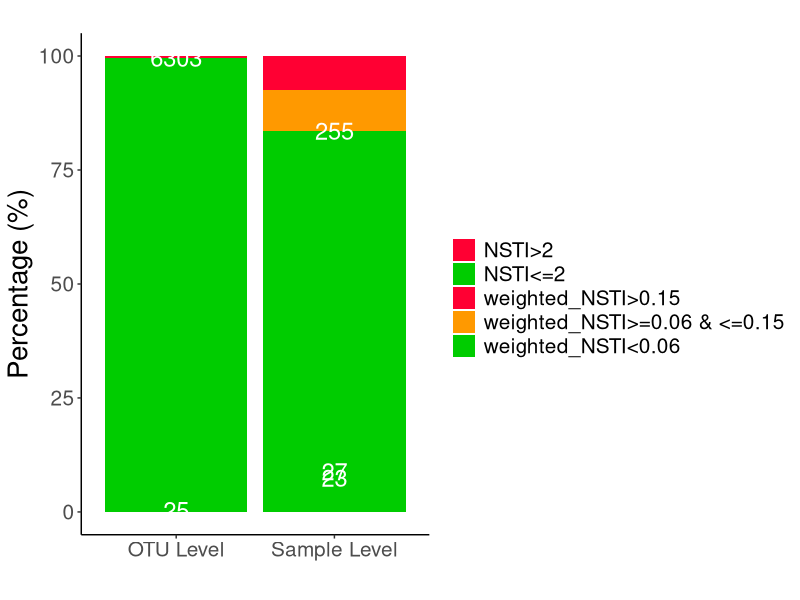
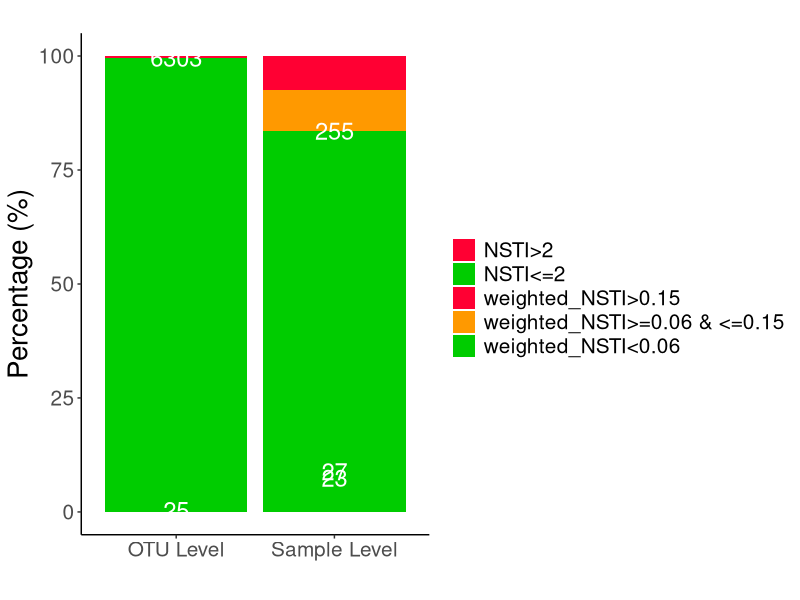

Here is the R script that generated these plots, in order:
library(ggplot2)
WORD_SIZE=15

data <- read.csv('Figure S6 data.csv',header = T)
p <- ggplot(data,aes(x=factor(Group,levels = c('OTU Level',
                                                'Sample Level')),
                      y=Percentage))+
  geom_bar(stat = 'identity',aes(fill=factor(Levels,levels = c('NSTI>2',
                                                               'NSTI<=2',
                                                               'weighted_NSTI>0.15',
                                                               'weighted_NSTI>=0.06 & <=0.15',
                                                               'weighted_NSTI<0.06')))) +
  scale_fill_manual(values = c('#FF0033','#00CC00','#FF0033','#FF9900','#00CC00'))+ #'#999999'灰色,'#00CC00'绿色,'#99CCFF'浅蓝,'#0099CC'深蓝
  guides(fill=guide_legend(title = ""))+
  geom_text(aes(label=round(Amount, digits=2)), color="white", size = 6,hjust='center')+
  theme_classic()+
  labs(title ='',x='',y='Percentage (%)')+
  theme(axis.text.x = element_text(size=WORD_SIZE,angle = 0, hjust = 0.5),# 设置x轴字体大小，以下同理
        axis.text.y = element_text(size=WORD_SIZE),
        axis.title.x = element_text(size=20),
        axis.title.y = element_text(size=20),
        legend.title = element_text(size=WORD_SIZE),
        legend.text = element_text(size=WORD_SIZE))
p
ggsave(filename = './Figure S6.pdf',plot = p,width = 8,height = 6,device = cairo_pdf)
